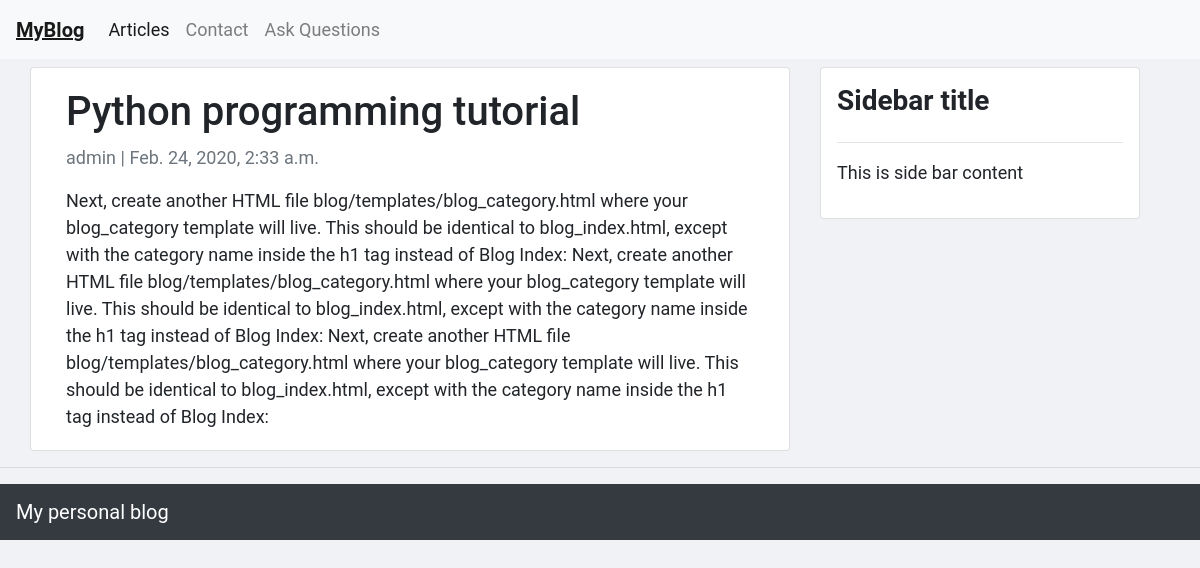
/detail/1/, run on an earlier commit of the app's database.
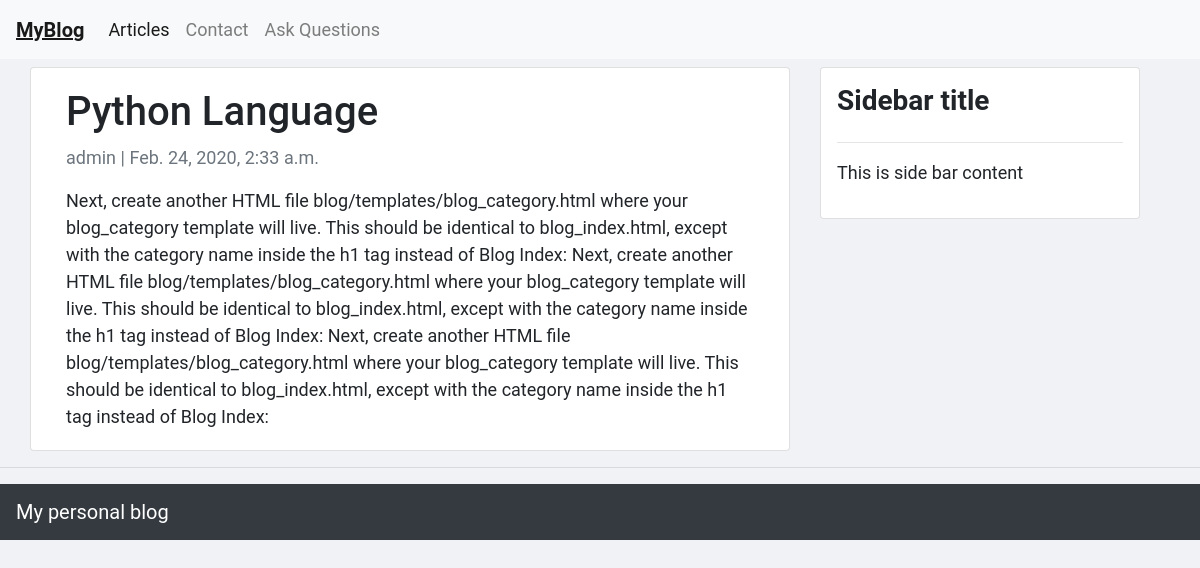
And on a later commit of the database.
### article/models.py (models this page shows, shortened)
class Post(models.Model):
    title = models.CharField(max_length=200, unique=True)
    author = models.ForeignKey(User, on_delete= models.CASCADE,related_name='blog_post_author')
    updated_on = models.DateTimeField(auto_now= True)
    content = models.TextField()
    created_on = models.DateTimeField(auto_now_add=True)
    status = models.IntegerField(choices=STATUS, default=0)
    class Meta:
        ordering = ['-created_on']

### article/views.py (the view)
# urls.py: path('detail/<int:pk>/', PostDetail.as_view(), name='article_detail'),
class PostDetail(generic.DetailView):
    model = Post
    template_name = 'article/article_detail.html'

### article/templates/article/article_detail.html
{% extends 'base.html' %}
{% block content %}
<div class="container mt-2">
  <div class="row">
    <div class="col-md-8 card left  top">
      <div class="card-body">
        <h1>{{ object.title }}</h1>
        <p class=" text-muted">{{ post.author }} | {{ post.created_on }}</p>
        <p class="card-text ">{{ object.content | safe }}</p>
      </div>
    </div>
    <div class="col-4">
      {% include 'article/sidebar.html' %}
    </div>
  </div>
</div>
{% endblock content %}

What changed in the data, as far as the page shows it:
changed Post "admin": title "Python programming tutorial" → "Python Language"
